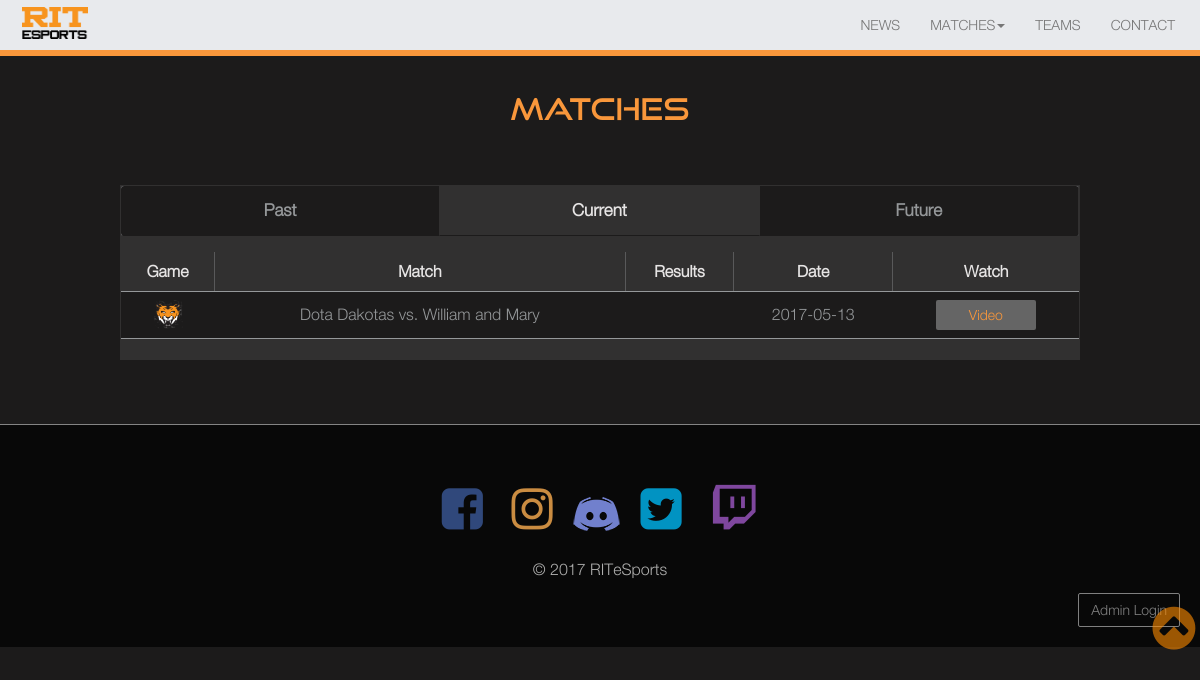
The app's page /matches.php, older data.
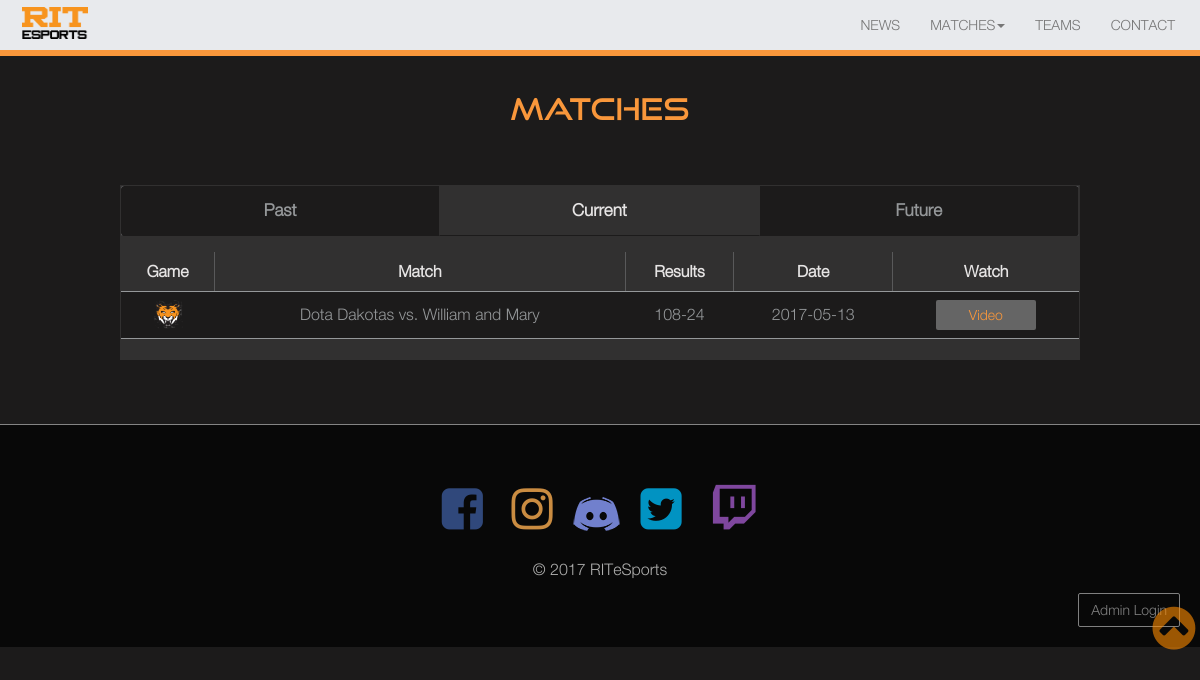
The same page, newer data.
### tables this page shows
CREATE TABLE "MATCHES" (
	`MATCH_ID`	INTEGER NOT NULL PRIMARY KEY AUTOINCREMENT,
	`GAME`	TEXT,
	`GAME_LOGO_URL`	TEXT NOT NULL,
	`RIT_TEAM_ID`	TEXT NOT NULL,
	`OPPONENT`	TEXT NOT NULL,
	`SCORE`	TEXT DEFAULT '0-0',
	`DATE`	TEXT NOT NULL,
	`VIDEO_URL`	TEXT
);

### matches.php (the view, shortened to what this page needs)
<?php
    if(array_key_exists('type',$_GET)){
        $matchType = $_GET['type'];
    }else{
        $matchType = 'current';
    }
?>
<!DOCTYPE html>
<html lang="en">
<head>
  <?php include 'includes/head.php';?>
</head>
<body>
    <?php include 'includes/navmenu.php';?>
	<main>
		<h2 class="page_title">MATCHES</h2>
        <div class="matches-container">
        <div class="tab_matches">
            <a href="matches.php?type=past">
                <button class="tablinks <?php if($matchType === 'past'){ echo 'active'; } ?>">Past</button>
            </a>
            <a href="matches.php?type=current">
                <button class="tablinks <?php if($matchType === 'current'){ echo 'active'; } ?>">Current</button>
            </a>
            <a href="matches.php?type=future">
                <button class="tablinks <?php if($matchType === 'future'){ echo 'active'; } ?>">Future</button>
            </a>
        </div>
        <?php if($matchType === 'past'): ?>
            <div id="Past" class="tabcontent">
                <table class="table table-striped">
                    <thead>
                        <tr>
                            <th>Game</th>
                            <th>Match</th>
                            <th>Results</th>
                            <th>Date</th>
                            <th>Watch</th>
                        </tr>
                    </thead>
                    <tbody>
					<?php
						class ESportsDB extends SQLite3
						{
							function __construct()
							{
								$this->open('db/sqlite/sqlite-tools-win32-x86-3180000/ESports.db');
							}
						}
						$esports_db = new ESportsDB();
						if(!$esports_db)
						{
							echo $esports_db->lastErrorMsg();
						}
						$esports_db->exec("ATTACH DATABASE 'ESports.db' AS 'esports'");
						$todays_date = date('m/d/y');
						$today = date_create($todays_date);
						$match_list = $esports_db->query("SELECT * FROM MATCHES");
                        while($match = $match_list->fetchArray(SQLITE3_ASSOC))
                        {
                            $match_date = date_create($match['DATE']);
						    if($match_date < $today)
							{
								$game = $match['GAME'];
								$game_logo_url = $match['GAME_LOGO_URL'];
								$rit_team = $match['RIT_TEAM_ID'];
								$opponent = $match['OPPONENT'];
								$score = $match['SCORE'];
								$video_link = $match['VIDEO_URL'];
								echo "<tr><td>";
								echo "<img src='$game_logo_url' alt='$game Logo' title='$game Logo'></td>";
								echo "<td id='match-cell'>$rit_team vs. $opponent</td>";
								echo "<td>$score</td>";
								$match_date_string = date_format($match_date, 'Y-m-d');
								echo "<td>$match_date_string</td>";
								echo "<td><button type='button' class='btn btn-default btn-lg watch_video_button'>Video</button><button type='button' class='btn btn-default btn-lg watch_video_icon'><i class='fa fa-video-camera'></i></button></td></tr>";
							}
						}
                        echo "</tbody></table></div>";
					?>
        <?php else: ?>
            <div id="Current" class="tabcontent">
                <table class="table table-striped">
                    <thead>
                        <tr>
                            <th>Game</th>
                            <th>Match</th>
                            <th>Results</th>
                            <th>Date</th>
                            <th>Watch</th>
                        </tr>
                    </thead>
                    <tbody>
					<?php
						$esports_db = new ESportsDB();
						$esports_db->exec("ATTACH DATABASE 'ESports.db' AS 'esports'");
						$todays_date = date('m/d/y');
						$today = date_create($todays_date);
						$match_list = $esports_db->query("SELECT * FROM MATCHES");
                        while($match = $match_list->fetchArray(SQLITE3_ASSOC))
                        {
                            $match_date = date_create($match['DATE']);
						    if($match_date == $today)
							{
								$game = $match['GAME'];
								$game_logo_url = $match['GAME_LOGO_URL'];
								$rit_team = $match['RIT_TEAM_ID'];
								$opponent = $match['OPPONENT'];
								$score = $match['SCORE'];
								echo "<tr><td>";
								echo "<img src='$game_logo_url' alt='$game Logo' title='$game Logo'></td>";
								echo "<td>$rit_team vs. $opponent</td>";
								echo "<td>$score</td>";
								$match_date_string = date_format($match_date, 'Y-m-d');
								echo "<td>$match_date_string</td>";
								echo "<td><button type='button' class='btn btn-default btn-lg watch_video_button'>Video</button></td></tr>";
							}
						}
                        echo "</tbody></table></div>";
                    ?>
        <?php endif; ?>
</div>
    </main>
    <?php include 'includes/footer.php';?>
</body>
</html>

Row changes from the older to the newer data that the page shows:
changed matches "Dota Dakotas": SCORE (not shown) → "108-24"
